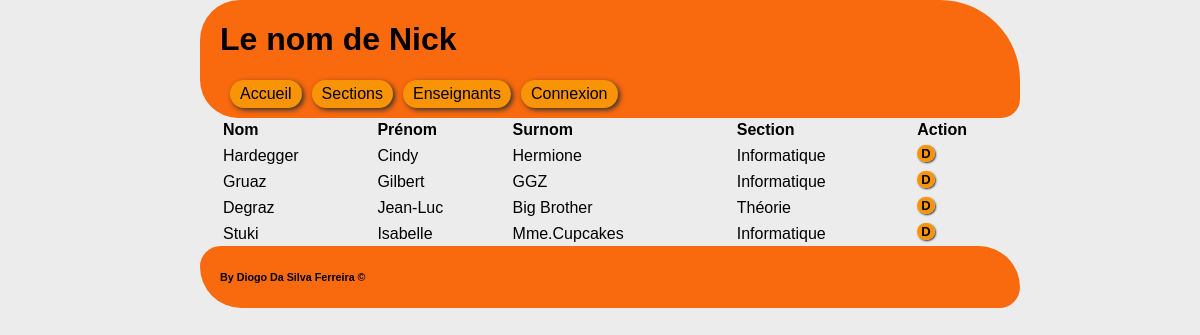
The page /src/php/teachers.php on the database its author committed.
### tables this page shows
CREATE TABLE IF NOT EXISTS `t_teacher` (
  `idTeacher` int(20) NOT NULL AUTO_INCREMENT,
  `teaLastName` varchar(60) NOT NULL,
  `teaFirstName` varchar(60) NOT NULL,
  `teaGender` varchar(1) NOT NULL,
  `teaNickname` varchar(60) NOT NULL,
  `teaOrigin` varchar(30) NOT NULL,
  `teaImage` varchar(500) DEFAULT NULL,
  `fkSection` int(20) DEFAULT NULL,
  `teaIsDeleted` tinyint(1) NOT NULL,
  `teaModified` varchar(30) NOT NULL,
  PRIMARY KEY (`idTeacher`),
  KEY `fkSection` (`fkSection`)
);

CREATE TABLE IF NOT EXISTS `t_section` (
  `idSection` int(20) NOT NULL AUTO_INCREMENT,
  `secName` char(30) NOT NULL,
  PRIMARY KEY (`idSection`)
);

### src/php/DBAccess.php (called while the page is built, shortened)
<?php
class DBAccess {
    private $dbConnect;
    private function dbConnect()
    {
        $this->dbConnect = new PDO('mysql:dbname='.self::DB_NAME.';host='.self::HOST, self::LOGIN, self::PWD, array( PDO::MYSQL_ATTR_INIT_COMMAND => "SET NAMES utf8"));
    }
    private function executeSqlRequest($sql)
    {
        $request = $this->dbConnect->prepare($sql);
        $request->execute();
        $datas = $request->fetchAll(PDO::FETCH_ASSOC);
        return($datas);
    }
    public function getAllTeacher()
    {
        $sql = "SELECT idTeacher, teaLastName, teaFirstName, teaNickname, secName, teaIsDeleted  FROM t_teacher INNER JOIN t_section ON fkSection = idSection";
        return $this->executeSqlRequest($sql);
    }
}

### src/php/teachers.php (the view, shortened to what this page needs)
<?php
include_once ("header.php");
include_once ("menu.php");
include_once ("DBAccess.php");
?>
<html>
    <body>
        <section>
            <table style="width:100%">
                <tr>
                    <th>Nom</th>
                    <th>Prénom</th>
                    <th>Surnom</th>
                    <th>Section</th>
                    <th>Action</th>
                </tr>
                    <?php
                    $db = new DBAccess();
                    $allTeachers = $db->getAllTeacher();
                    foreach ($allTeachers as $teacher)
                    {
                        if( $teacher['teaIsDeleted'] == 0)
                        {
                            if( isset($_SESSION['name']))
                            {
                                echo "
                                <tr>
                                    <td>$teacher[teaLastName]</td>
                                    <td>$teacher[teaFirstName]</td>
                                    <td>$teacher[teaNickname]</td>
                                    <td>$teacher[secName]</td>
                                    <th>
                                        <a href=\"detail.php?id=$teacher[idTeacher]\">D</a>
                                        <a href=\"editTeacher.php?id=$teacher[idTeacher]\">M</a>
                                        <a href=\"deleteTeacher.php?id=$teacher[idTeacher]\">E</a>
                                    </th>
                                </tr>";
                            }
                            else
                            {
                                echo "
                            <tr>
                                <td>$teacher[teaLastName]</td>
                                <td>$teacher[teaFirstName]</td>
                                <td>$teacher[teaNickname]</td>
                                <td>$teacher[secName]</td>
                                <th>
                                    <a href=\"detail.php?id=$teacher[idTeacher]\">D</a>
                                </th>
                            </tr>";
                            }
                        }
                    }
                    ?>
            </table>
        </section>
    </body>
</html>
<?php
include_once ("footer.php");

### src/php/header.php (shortened to what this page needs)
<html>
    <head lang="en">
        <link href="../../resources/css/style.css" type="text/css" rel="stylesheet" media="all">
    </head>
    <body>
        <header>
            <a href="index.php"><h1>Le nom de Nick</h1></a>
        </header>
    </body>
</html>

### src/php/menu.php (shortened to what this page needs)
<html>
    <body>
        <menu>
            <a href="index.php"><div class="menu">Accueil</div></a>
            <a href="section.php"><div class="menu">Sections</div></a>
            <a href="teachers.php"><div class="menu">Enseignants</div></a>
            <?php
                if( isset($_SESSION['name']))
                {
                    echo "<a href=\"addTeacher.php\"><div class=\"menu\">+ Ajouter un enseignant</div></a>";
                    echo "<a href=\"logout.php\"><div class=\"menu\">Deconnexion</div></a>";
                }
                else
                {
                    echo "<a href=\"login.php\"><div class=\"menu\">Connexion</div></a>";
                }
            ?>
        </menu>
    </body>
</html>

### src/php/footer.php (shortened to what this page needs)
<html>
    <body>
        <footer>
            <h6>By Diogo Da Silva Ferreira &copy</h6>
        </footer>
    </body>
</html>

### resources/css/style.css (style rules this page uses)
body { background-color: #ececec; margin: 0px auto; width: 800px; font-family: arial, helvetica, sans-serif; }
header, menu, footer, section { background-color: #F9690E; color: black; padding: 0px 0px 0px 20px; width: 100%; float: left; }
header { border-radius: 50px 100px 0px 0px; }
menu { margin: 0px; border-radius: 0px 0px 50px 100px; }
footer { border-radius: 50px 100px 50px 100px; }
section { background-color: transparent; }
a { color: black; text-decoration: blink; }
th a { text-align: center; background-color: #F89406; border-radius: 20px; box-shadow: 1px 1px 2px #333; padding: 1px 4px; font-size: 13px; }
th, td { text-align: justify; }
td { padding-top: 5px; }
.menu { float: left; margin: 0px 0px 10px 10px; padding: 5px 10px; background-color: #F89406; border-radius: 20px; box-shadow: 2px 2px 5px #333; }

### rows shown on the page
t_teacher: teaLastName "Hardegger", teaFirstName "Cindy", teaNickname "Hermione", fkSection.secName "Informatique"
t_teacher: teaLastName "Gruaz", teaFirstName "Gilbert", teaNickname "GGZ", fkSection.secName "Informatique"
t_teacher: teaLastName "Degraz", teaFirstName "Jean-Luc", teaNickname "Big Brother", fkSection.secName "Théorie"
t_teacher: teaLastName "Stuki", teaFirstName "Isabelle", teaNickname "Mme.Cupcakes", fkSection.secName "Informatique"
